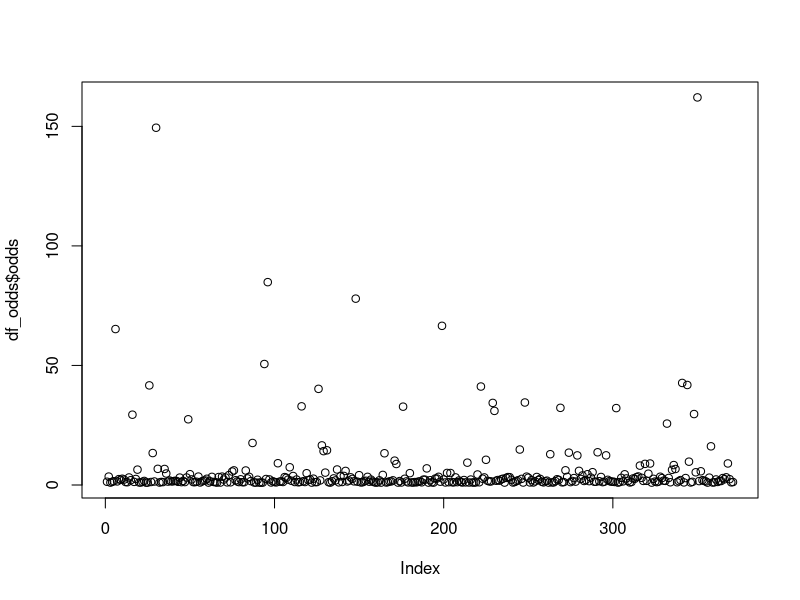
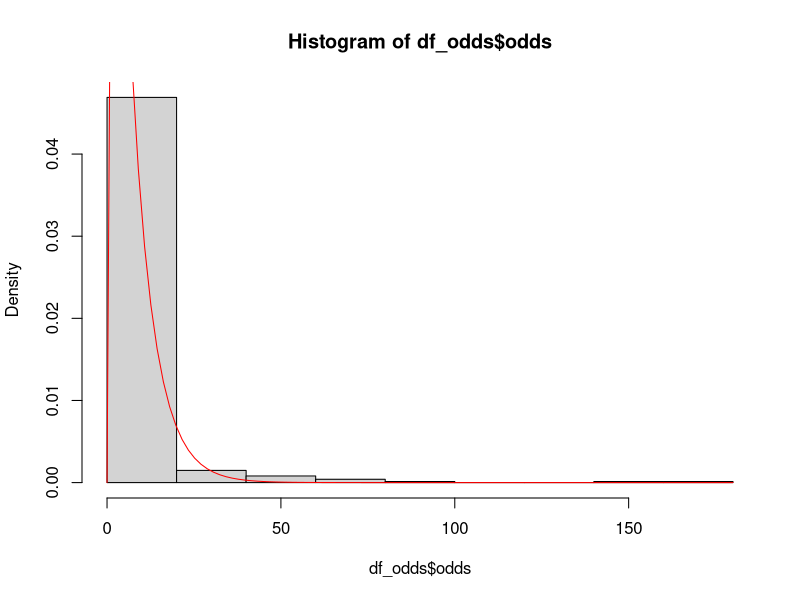
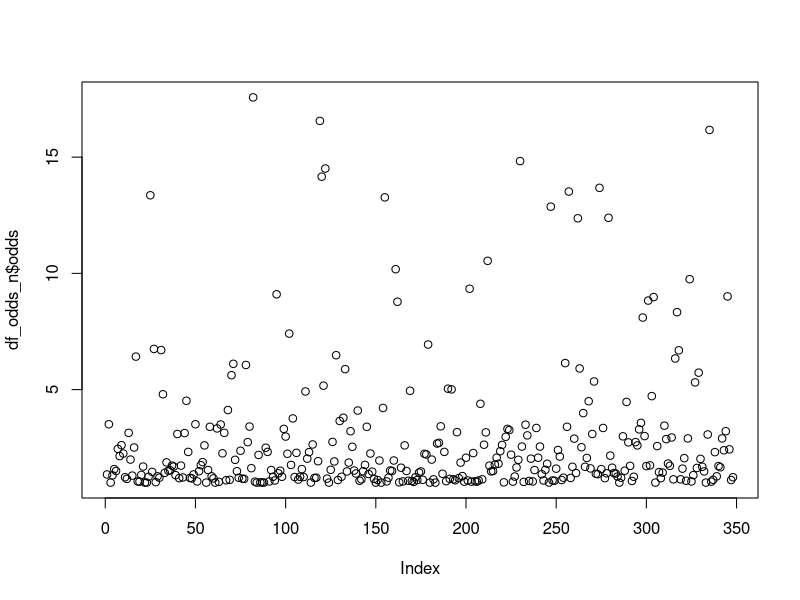
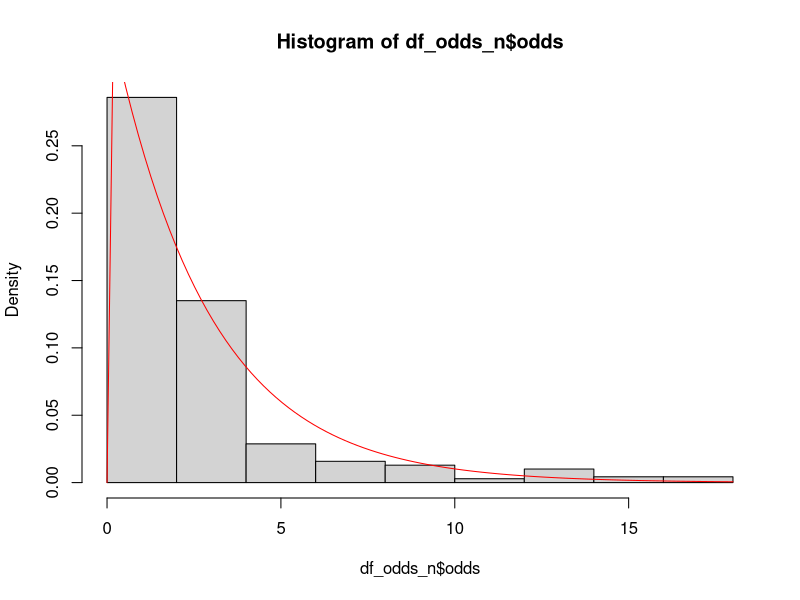

Write R code to recreate these figures, in order.
## ---- chunk 1
#read csv 
df_odds <- read.csv("df_odds.csv")

#take date of 7
df_odds <- df_odds[df_odds$date == 7,]

#head of the data
head(df_odds)

## ---- chunk 2
#summary of the data
summary(df_odds)
## ---- chunk 3
#get the unique times 
unique(df_odds$time)
## ---- chunk 4

## ---- chunk 5
#scatter plot odds and time
plot(df_odds$odds)
hist(df_odds$odds, prob = TRUE)
curve(dexp(x, rate = 0.1575496), col='red', add = TRUE)

## ---- chunk 6
#get only odds less than 50
df_odds_n <- df_odds[df_odds$odds < 20,]
plot(df_odds_n$odds)
hist(df_odds_n$odds, prob = TRUE)
curve(dexp(x, rate = 0.3554041), col='red', add = TRUE)

## ---- chunk 7
logl <- function(lambda, xData){
  loglpr <- length(xData)*log(lambda) - lambda*sum(xData) 
  return(-loglpr)
}

optim(par = 5, 
      fn = logl, 
      xData= df_odds_n$odds, 
      method = 'Brent', lower = 0, upper = 5,
      )
optim
## ---- chunk 8
oddsData <- 1/df_odds$odds

#create loglikelihood function
logLikelihood <- function(oddsData, p){
  sum(log(p*(oddsData) + (1-p)))
}

#find the maximum likelihood estimate
mle <- optim(par = 0.5, fn = logLikelihood, oddsData = oddsData, lower = 0.0001, upper = 1)

#display the result
mle
## ---- chunk 9

## ---- chunk 10

